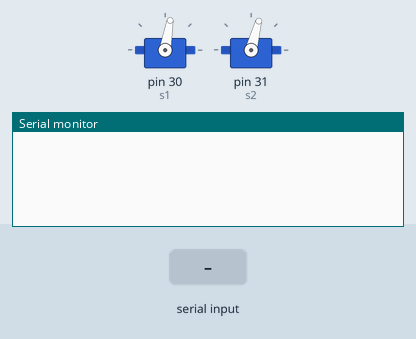
Bench run of a sketch on a simulated Arduino Mega 2560, built with avr-gcc and run on an emulated ATmega2560. Parts: 2 × servo, the last lines printed to the serial monitor. Inputs (shaded band) come from the test bench.

Above: at 1.2 s.
1.3 s: "90,45\n" received over Serial
At 2.5 s:
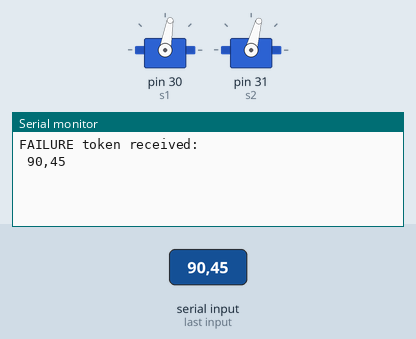
2.8 s: "5\n" received over Serial
At 3.8 s:
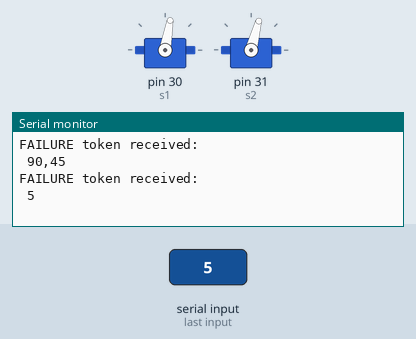
4.3 s: "1,90,45\n" received over Serial
At 5.2 s:
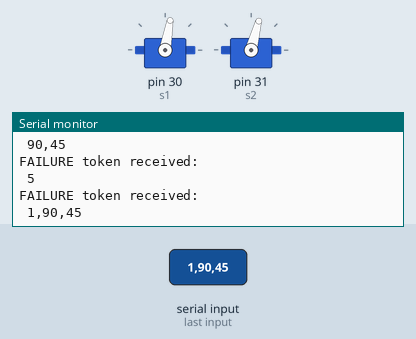

Measured:
- after the input at 1.3 s, the serial monitor: prints a new line at once (image 1)
- after the input at 2.8 s, the serial monitor: prints a new line at once (image 2)
- after the input at 4.3 s, the serial monitor: prints a new line at once (image 3)

The sketch:

control_rl.ino
```cpp
#include "Servo.h"
const unsigned long UPDATE_INTERVAL = 1000; // ms

const int POTENTIOMETER_PENDULUM    = A0;
const int POTENTIOMETER_LOWER_JOINT = A1;
const int POTENTIOMETER_UPPER_JOINT = A2;

const String READ_POTENTIOMETERS_TOKEN = "READ";
const String WRITE_MOTOR_COMMANDS_TOKEN = "WRITE";
const String FAILURE_TOKEN = "FAILURE";
const int NEWLINE_INT = 10;

String req;

Servo s1;
Servo s2;

unsigned long prev_update_timestamp = 0;

void setup() {
  // put your setup code here, to run once:
  s1.attach(30);
  s2.attach(31);

  s1.write(90 - 10);
  s2.write(90 - 15);

  pinMode(POTENTIOMETER_PENDULUM, INPUT);
  pinMode(POTENTIOMETER_LOWER_JOINT, INPUT);
  pinMode(POTENTIOMETER_UPPER_JOINT, INPUT);

  Serial.begin(9600);
}

void loop() {
  // put your main code here, to run repeatedly:
  if(Serial.available() > 0)
  {
    String token = Serial.readStringUntil('\n');

    if(READ_POTENTIOMETERS_TOKEN.equals(token))
    {
        Serial.print(analogRead(POTENTIOMETER_PENDULUM));
        Serial.print(" ");
        Serial.print(analogRead(POTENTIOMETER_LOWER_JOINT));
        Serial.print(" ");
        Serial.println(analogRead(POTENTIOMETER_UPPER_JOINT));
    }
    else if(WRITE_MOTOR_COMMANDS_TOKEN.equals(token))
    {
       int motor1 = Serial.parseInt();
       int motor2 = Serial.parseInt();

       if(motor1 >= 0 && motor1 <= 180 && motor2 >= 0 && motor2 <= 180)
       {
          s1.write(motor1);
          s2.write(motor2);
          //Serial.printf("%d %d\n", motor1, motor2);
       }
       else
       {
         Serial.println(FAILURE_TOKEN);
       }
    }
    else
    {
       //sent failure token because we don't know what we just read :(
       Serial.print(FAILURE_TOKEN);
       Serial.print(" ");
       Serial.println("token received: ");
       Serial.print(" ");
       Serial.println(token);
    }
  }
}
```
